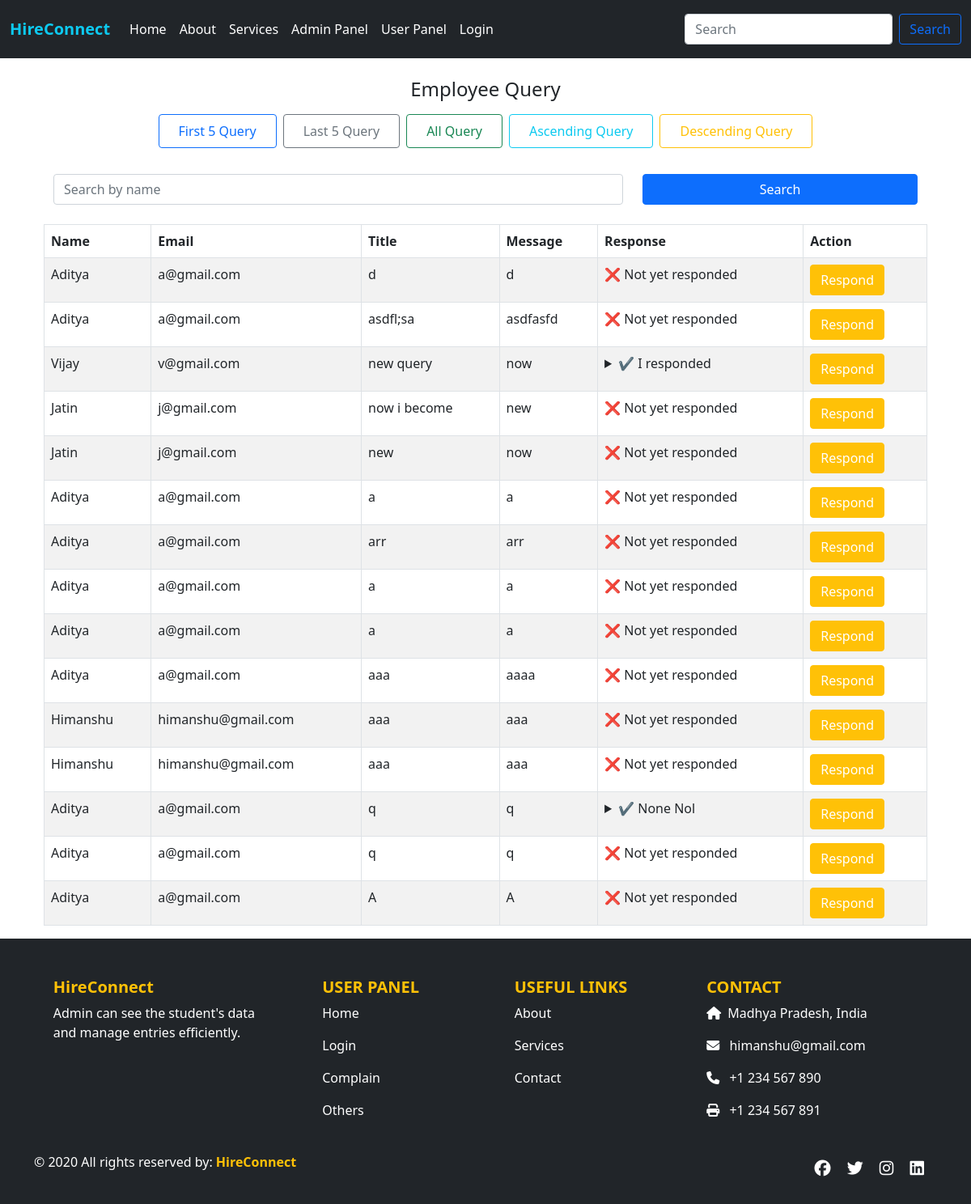
Before: /allquery/ with the older database file.
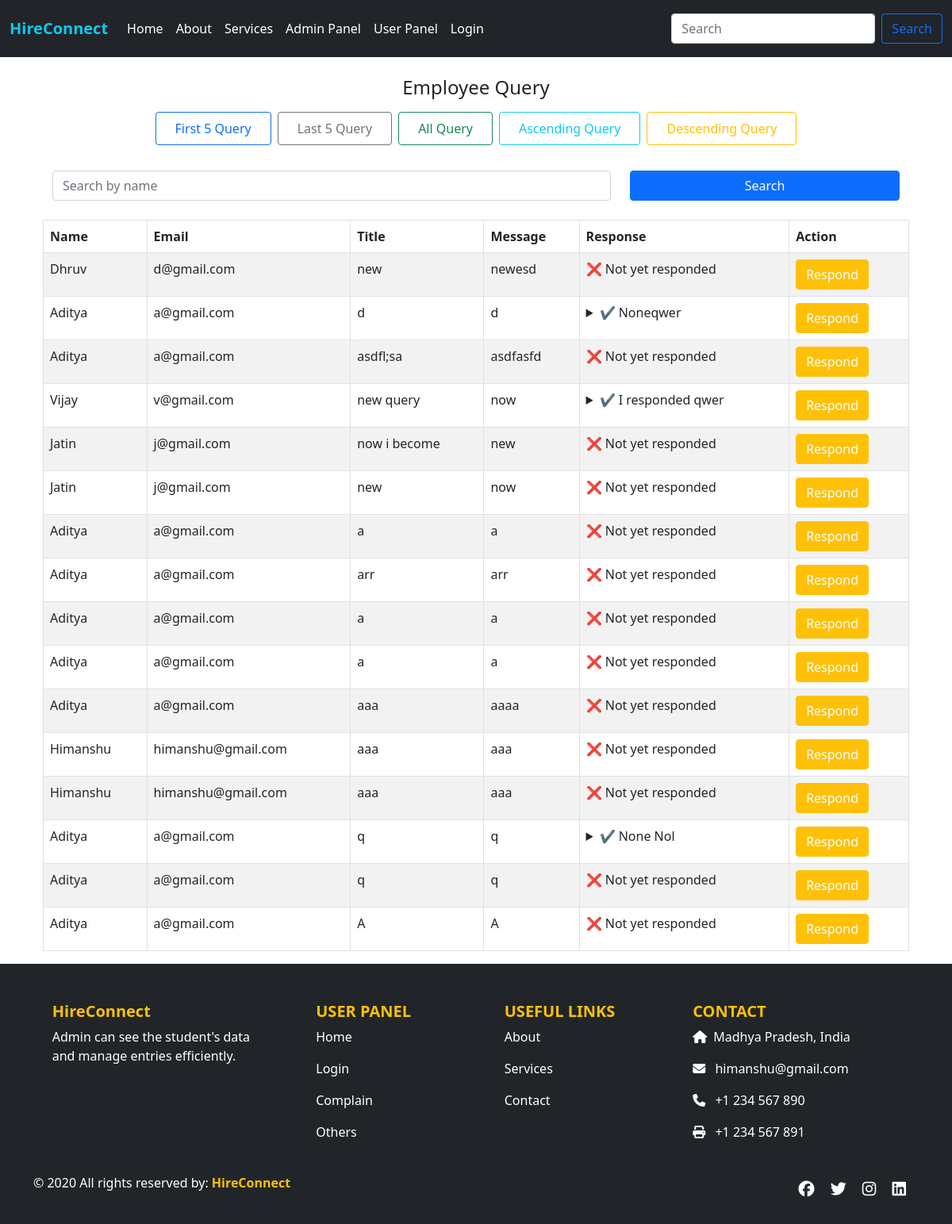
After: the same page with the newer database file.
### app/models.py (models this page shows, shortened)
class UserQuery(models.Model):
    stuname = models.CharField(max_length=100)
    stuemail = models.EmailField()
    title = models.CharField(max_length=255)
    message = models.TextField()
    response = models.TextField(blank=True, null=True)
    created_at = models.DateTimeField(auto_now_add=True)

### app/views.py (the view)
# urls.py: path('allquery/', views.allquery, name='allquery'),
def allquery(request):
    queries = UserQuery.objects.all().order_by('-created_at')
    return render(request, 'allquery.html', {'queries': queries})

### app/templates/allquery.html (shortened to what this page needs)
{% extends "base.html" %}
{% load static %}
{% block css %}
<link rel="stylesheet" href="{% static 'css/style.css' %}">
{% endblock %}
{% block content %}
<div class="text-center mb-4">
  <h4 class="mb-3">Employee Query</h4>
  <div class="d-grid gap-2 d-sm-flex justify-content-center flex-wrap">
    <a href="{% url 'first1' %}" class="btn btn-outline-primary px-4 py-2 mb-2">First 5 Query</a>
    <a href="{% url 'last1' %}" class="btn btn-outline-secondary px-4 py-2 mb-2">Last 5 Query</a>
    <a href="{% url 'allquery' %}" class="btn btn-outline-success px-4 py-2 mb-2">All Query</a>
    <a href="{% url 'asc1' %}" class="btn btn-outline-info px-4 py-2 mb-2">Ascending Query</a>
    <a href="{% url 'desc1' %}" class="btn btn-outline-warning px-4 py-2 mb-2">Descending Query</a>
  </div>
</div>
<div class="container mt-4">
<form method="get" action="" class="container my-3">
  <div class="row">
    <div class="col-md-8 col-sm-12 mb-2">
      <input
        type="text"
        name="q"
        class="form-control"
        placeholder="Search by name"
        value="{{ search_term }}">
    </div>
    <div class="col-md-4 col-sm-12">
      <button type="submit" class="btn btn-primary w-100">Search</button>
    </div>
  </div>
</form>
  <table class="table table-bordered table-striped">
    <thead>
      <tr>
        <th>Name</th>
        <th>Email</th>
        <th>Title</th>
        <th>Message</th>
        <th>Response</th>
        <th>Action</th>
      </tr>
    </thead>
    <tbody>
      {% for q in queries %}
        <tr>
          <td>{{ q.stuname }}</td>
          <td>{{ q.stuemail }}</td>
          <td>{{ q.title }}</td>
          <td>{{ q.message }}</td>
          <td>
            {% if q.response %}
              <details style="max-width: 300px;">
                <summary style="cursor: pointer;">✔️ {{ q.response|truncatechars:50 }}</summary>
              </details>
            {% else %}
              ❌ Not yet responded
            {% endif %}
          </td>
          <td>
            <a href="{% url 'queryres' q.pk %}" class="btn btn-warning text-white">Respond</a>
          </td>
        </tr>
      {% empty %}
        <tr>
          <td colspan="6">No queries found.</td>
        </tr>
      {% endfor %}
    </tbody>
  </table>
</div>
{% endblock %}

Changed rows visible on the page:
added UserQuery: stuname "Dhruv", stuemail "d@gmail.com", title "new", message "newesd", shows "❌ Not yet responded"
changed UserQuery: response (not shown) → "Noneqwer"; response "❌ Not yet responded" → "✔️"
changed UserQuery "Vijay": response "I responded" → "I responded qwer"
